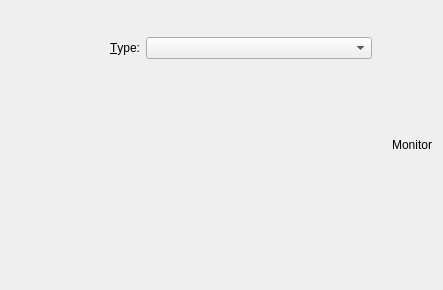
<?xml version="1.0" encoding="UTF-8"?>
<ui version="4.0">
 <class>BackgroundDialog</class>
 <widget class="QWidget" name="BackgroundDialog">
  <property name="geometry">
   <rect>
    <x>0</x>
    <y>0</y>
    <width>443</width>
    <height>290</height>
   </rect>
  </property>
  <property name="sizePolicy">
   <sizepolicy hsizetype="Expanding" vsizetype="Expanding">
    <horstretch>0</horstretch>
    <verstretch>0</verstretch>
   </sizepolicy>
  </property>
  <property name="baseSize">
   <size>
    <width>200</width>
    <height>700</height>
   </size>
  </property>
  <layout class="QGridLayout" name="gridLayout">
   <item row="0" column="4" rowspan="4">
    <layout class="QVBoxLayout" name="verticalLayout_2">
     <item>
      <spacer name="verticalSpacer_3">
       <property name="orientation">
        <enum>Qt::Vertical</enum>
       </property>
       <property name="sizeHint" stdset="0">
        <size>
         <width>20</width>
         <height>40</height>
        </size>
       </property>
      </spacer>
     </item>
     <item>
      <widget class="QLabel" name="m_monitor">
       <property name="sizePolicy">
        <sizepolicy hsizetype="Preferred" vsizetype="Preferred">
         <horstretch>0</horstretch>
         <verstretch>0</verstretch>
        </sizepolicy>
       </property>
       <property name="text">
        <string>Monitor</string>
       </property>
       <property name="alignment">
        <set>Qt::AlignCenter</set>
       </property>
      </widget>
     </item>
     <item>
      <spacer name="verticalSpacer_2">
       <property name="orientation">
        <enum>Qt::Vertical</enum>
       </property>
       <property name="sizeHint" stdset="0">
        <size>
         <width>20</width>
         <height>40</height>
        </size>
       </property>
      </spacer>
     </item>
    </layout>
   </item>
   <item row="2" column="0" colspan="3">
    <widget class="QWidget" name="m_wallpaperGroup" native="true">
     <property name="sizePolicy">
      <sizepolicy hsizetype="Expanding" vsizetype="Expanding">
       <horstretch>0</horstretch>
       <verstretch>0</verstretch>
      </sizepolicy>
     </property>
     <layout class="QVBoxLayout" name="verticalLayout">
      <property name="margin">
       <number>0</number>
      </property>
      <item>
       <widget class="QWidget" name="m_wallpaperConfig" native="true">
        <property name="sizePolicy">
         <sizepolicy hsizetype="Fixed" vsizetype="Fixed">
          <horstretch>0</horstretch>
          <verstretch>0</verstretch>
         </sizepolicy>
        </property>
        <property name="maximumSize">
         <size>
          <width>0</width>
          <height>0</height>
         </size>
        </property>
       </widget>
      </item>
     </layout>
    </widget>
   </item>
   <item row="1" column="0">
    <widget class="QLabel" name="m_wallpaperTypeLabel">
     <property name="sizePolicy">
      <sizepolicy hsizetype="Preferred" vsizetype="Fixed">
       <horstretch>0</horstretch>
       <verstretch>0</verstretch>
      </sizepolicy>
     </property>
     <property name="minimumSize">
      <size>
       <width>129</width>
       <height>0</height>
      </size>
     </property>
     <property name="text">
      <string>&amp;Type:</string>
     </property>
     <property name="alignment">
      <set>Qt::AlignRight|Qt::AlignTrailing|Qt::AlignVCenter</set>
     </property>
     <property name="buddy">
      <cstring>m_wallpaperMode</cstring>
     </property>
    </widget>
   </item>
   <item row="1" column="1">
    <widget class="QComboBox" name="m_wallpaperMode">
     <property name="sizePolicy">
      <sizepolicy hsizetype="Expanding" vsizetype="Fixed">
       <horstretch>1</horstretch>
       <verstretch>0</verstretch>
      </sizepolicy>
     </property>
     <property name="minimumSize">
      <size>
       <width>150</width>
       <height>0</height>
      </size>
     </property>
    </widget>
   </item>
   <item row="0" column="3">
    <spacer name="horizontalSpacer">
     <property name="orientation">
      <enum>Qt::Horizontal</enum>
     </property>
     <property name="sizeType">
      <enum>QSizePolicy::Fixed</enum>
     </property>
     <property name="sizeHint" stdset="0">
      <size>
       <width>8</width>
       <height>20</height>
      </size>
     </property>
    </spacer>
   </item>
  </layout>
 </widget>
 <resources/>
 <connections/>
</ui>
